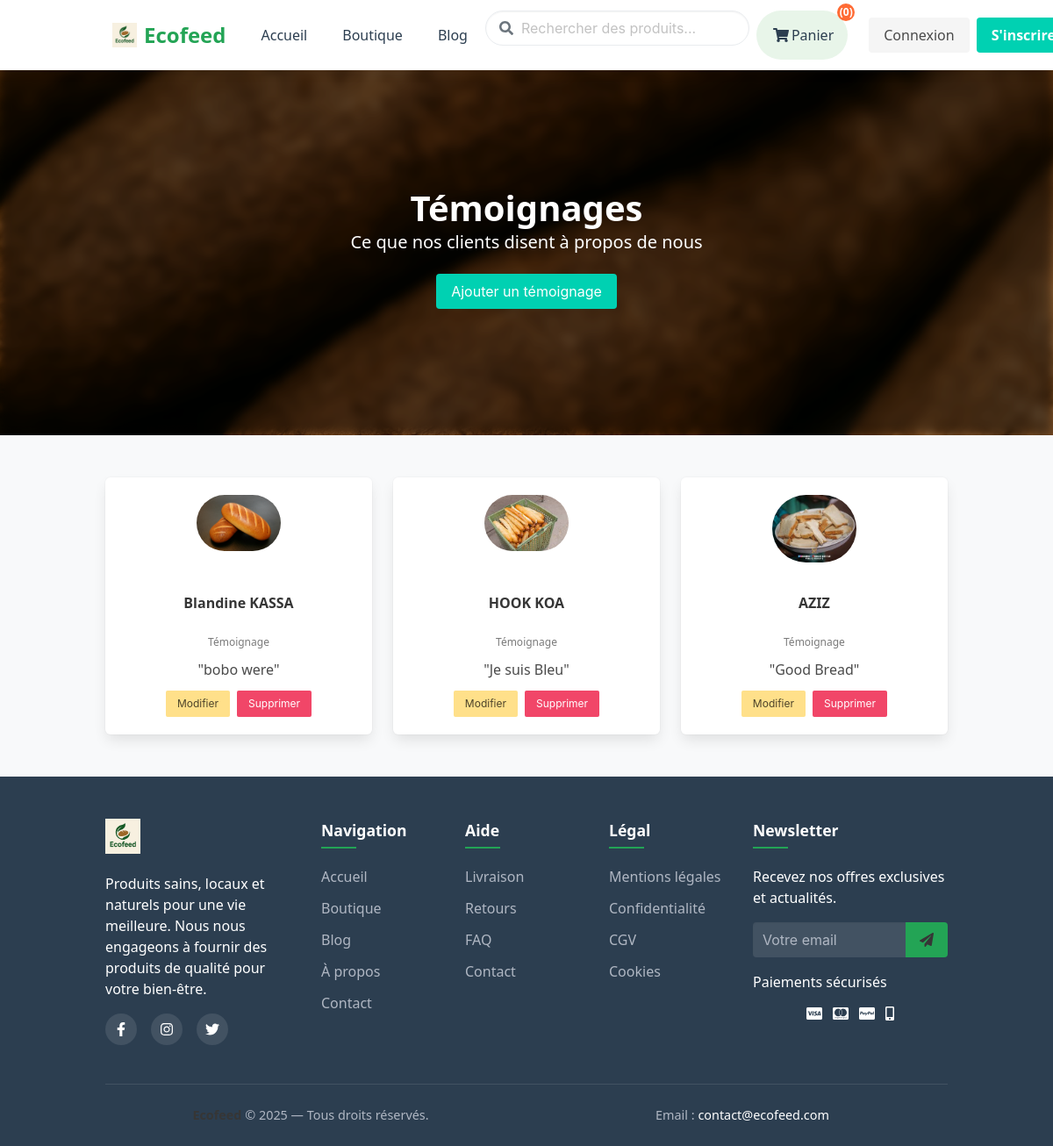
/testimonials/, run on an earlier commit of the app's database.
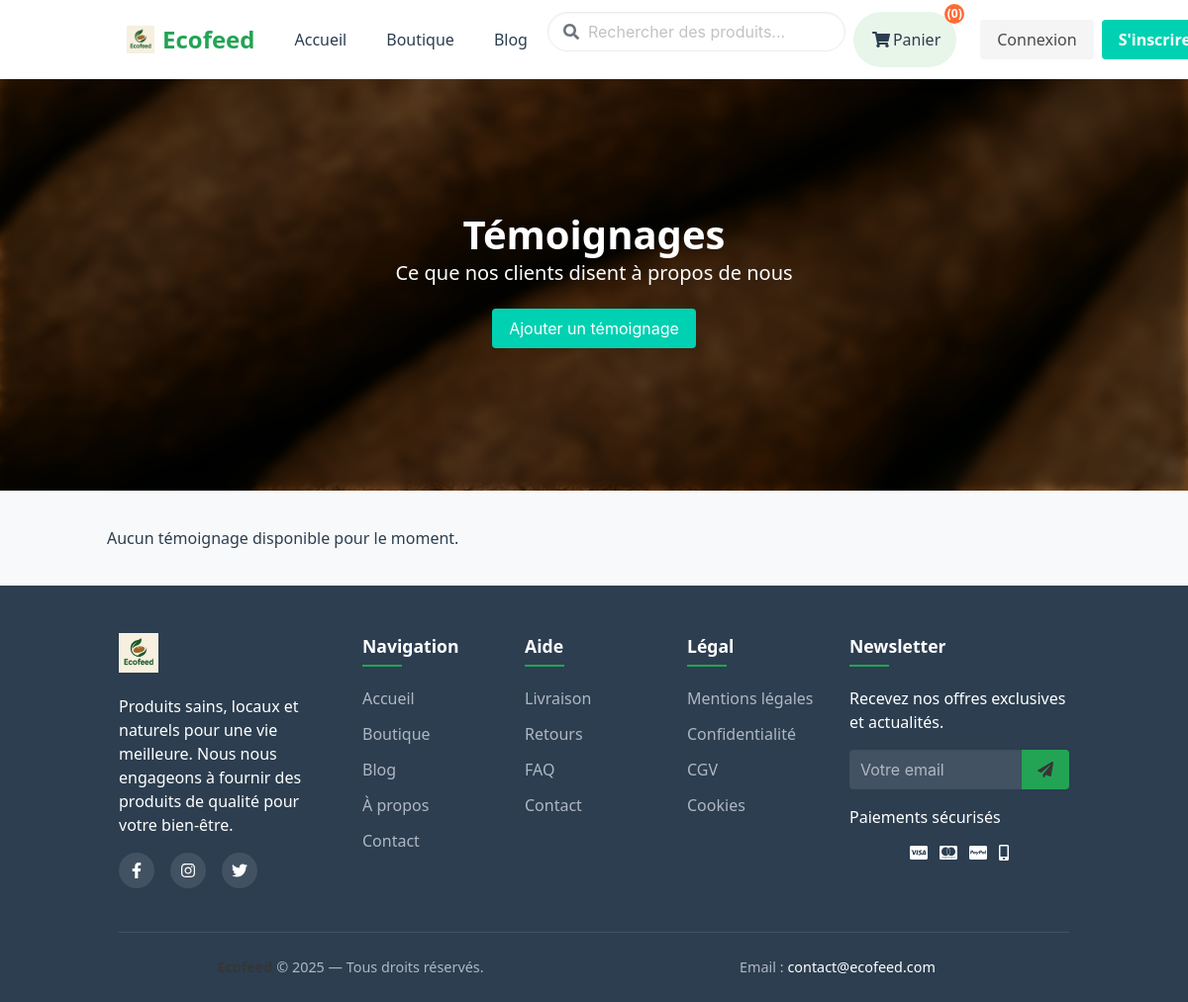
And on a later commit of the database.
### products/models.py (models this page shows, shortened)
class Testimonial(models.Model):
    name = models.CharField(max_length=100)
    content = models.TextField()
    photo = models.ImageField(upload_to='testimonials/', blank=True, null=True)
    date = models.DateField(default=timezone.now)

### products/views.py (the view)
# urls.py: path('testimonials/',views.testimonials,name="testimonials"),
def testimonials(request):
    return render(request, "products/testimonials_1.html", {
        "testimonials": Testimonial.objects.all(),
    })

### products/templates/products/testimonials_1.html (shortened to what this page needs)
{% extends 'base.html' %}
{% block content %}
<div>
<section class="hero is-light is-medium">
  <div class="hero-body has-text-centered">
    <p class="title is-2 has-text-white">Témoignages</p>
    <p class="subtitle is-5 has-text-white">Ce que nos clients disent à propos de nous</p>
    <button class="button is-primary js-modal-trigger has-text-white" data-target="createModal">Ajouter un témoignage</button>
  </div>
</section>
<section class="section">
  <div class="container">
    <div class="columns is-multiline">
      {% for testimonial in testimonials %}
      <div class="column is-4">
        <div class="box has-text-centered">
          <figure class="image is-96x96 is-inline-block mb-3">
            {% if testimonial.photo %}
            <img class="is-rounded" src="{{ testimonial.photo.url }}" alt="{{ testimonial.name }}">
            {% else %}
            <img class="is-rounded" src="https://bulma.io/images/placeholders/96x96.png" alt="No photo">
            {% endif %}
          </figure>
          <p class="title is-6 mb-1">{{ testimonial.name }}</p>
          <br>
          <p class="subtitle is-7 mb-3 has-text-grey">Témoignage</p>
          <p>"{{ testimonial.content }}"</p>
          <div class="buttons is-centered mt-3">
            <button
              class="button is-warning is-small js-modal-trigger-edit"
              data-target="editModal"
              data-id="{{ testimonial.id }}"
              data-name="{{ testimonial.name|escapejs }}"
              data-content="{{ testimonial.content|escapejs }}"
              data-photo="{% if testimonial.photo %}{{ testimonial.photo.url }}{% endif %}"
            >
              Modifier
            </button>
            <button
              class="button is-danger is-small js-modal-trigger-delete"
              data-target="deleteModal"
              data-id="{{ testimonial.id }}"
            >
              Supprimer
            </button>
          </div>
        </div>
      </div>
      {% empty %}
      <p class="has-text-centered">Aucun témoignage disponible pour le moment.</p>
      {% endfor %}
    </div>
  </div>
</section>
</div>
{% endblock %}

What changed in the data, as far as the page shows it:
removed Testimonial: photo (picture), name "Blandine KASSA", content "bobo were"
removed Testimonial: photo (picture), name "HOOK KOA", content "Je suis Bleu"
removed Testimonial: photo (picture), name "AZIZ", content "Good Bread"
Also different on the page:
text now shown: "Aucun témoignage disponible pour le moment."
